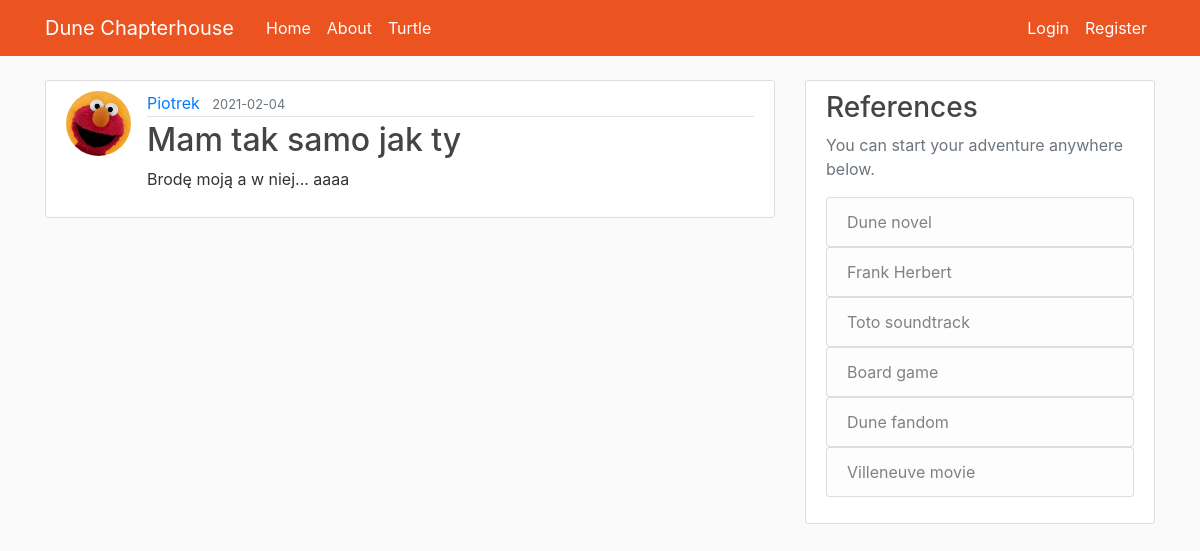
The app's page /post/4 with its own data.
### Chapterhouse/models.py (models this page shows, shortened)
class User(db.Model, UserMixin):
    id = db.Column(db.Integer, primary_key=True)
    username = db.Column(db.String(20), unique=True, nullable=False)
    email = db.Column(db.String(120), unique=True, nullable=False)
    image_file = db.Column(db.String(20), nullable=False, default='default.jpg')
    password = db.Column(db.String(60), nullable=False)
    posts = db.relationship('Post', backref='author', lazy=True) #relationship one to many

class Post(db.Model):
    id = db.Column(db.Integer, primary_key=True)
    title = db.Column(db.String(100), nullable=False)
    date_posted = db.Column(db.DateTime, nullable=False, default=datetime.utcnow)
    content = db.Column(db.Text, nullable=False)
    user_id = db.Column(db.Integer, db.ForeignKey('user.id'), nullable=False)

### Chapterhouse/routes.py (the view)
@app.route("/post/<int:post_id>")
def post(post_id):
    post = Post.query.get_or_404(post_id)
    return render_template('post.html', title=post.title, post=post)

### Chapterhouse/templates/post.html (shortened to what this page needs)
{% extends "layout.html" %}
{% block content %}
    <article class="media content-section">
      <img class="rounded-circle article-img" src="{{ url_for('static', filename='profile_pics/' + post.author.image_file) }}" alt="">
      <div class="media-body">
        <div class="article-metadata">
          <a class="mr-2" href="#">{{ post.author.username }}</a>
          <small class="text-muted">{{ post.date_posted.strftime('%Y-%m-%d') }}</small>
        </div>
        <h2 class="article-title">{{ post.title }}</h2>
        <p class="article-content">{{ post.content }}</p>
      </div>
    </article>
{% endblock content %}

### Chapterhouse/static/main.css (style rules this page uses)
body { background: #fafafa; color: #333333; margin-top: 5rem; }
h1, h2, h3, h4, h5, h6 { color: #444444; }
.content-section { background: #ffffff; padding: 10px 20px; border: 1px solid #dddddd; border-radius: 3px; margin-bottom: 20px; }
.article-title { color: #444444; }
.article-content { white-space: pre-line; }
.article-img { height: 65px; width: 65px; margin-right: 16px; }
.article-metadata { padding-bottom: 1px; margin-bottom: 4px; border-bottom: 1px solid #e3e3e3 }

### records on screen
User: image_file (placeholder picture), author.username "Piotrek"
Post: date_posted "2021-02-04", title "Mam tak samo jak ty", content "Brodę moją a w niej... aaaa"
